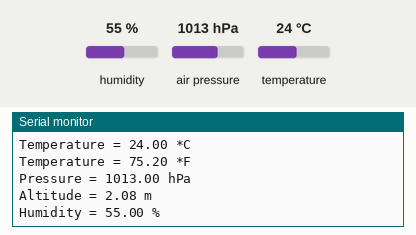
Recording of a program running on a simulated ESP32. Parts: the last lines printed to the serial monitor. Inputs (shaded band) come from the test bench; at power-on: air pressure 1013 hPa, humidity 55 %, temperature 24 °C. WiFi joins after 1.5 s; servers stay silent unless stated; storage starts empty.

Above: at 3.2 s.
3.3 s: air pressure set to 1000 hPa
At 3.3 s:
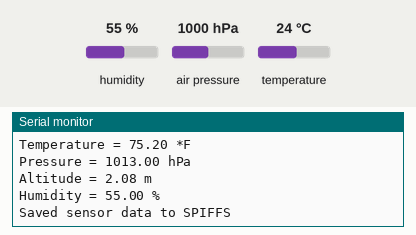
6.4 s: humidity set to 22 %
At 7.0 s:
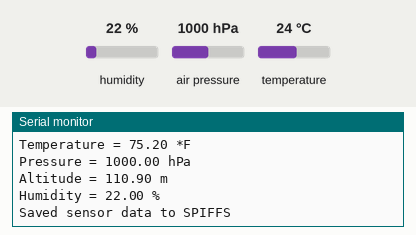

The program:

main.cpp
```cpp
/*
Titre : Projet Final
Auteur: Adonis Rebano
Date : 06/04/2023
Description : Creation d'un objet intelligent avec une page web affichant les informations et envoi
              des données en utilisant JSON
Version : 0.0.1

*/

/*-----on faire notre declaration pour la librairie dont on besoin dans notre projet-----*/
#include <Arduino.h>
#include <WiFi.h>
#include <Wire.h>
#include <Adafruit_BME280.h>
#include <Adafruit_Sensor.h>
#include <AsyncTCP.h>
#include <ESPAsyncWebServer.h>
#include <AsyncElegantOTA.h>
#include <SPIFFS.h>

#define SEALEVELPRESSURE_HPA (1013.25)          /* On utilise cette variable pour estimer l'altitude
                                                   à partir d'une pression donnée en la comparant à
                                                   la pression au niveau de la mer. */

/*-----on definit notre SSID et notre mot de passe------*/
const char* ssid = "BELL209";
const char* password = "65E14F2C5217";

// const char* ssid = "UNIFI_IDO1";
// const char* password = "42Bidules!";

/*-----on definit le delai different qu'on utilise dans notre projet*/
unsigned long delayTime;
unsigned long lastTime = 0;
unsigned long timerDelay = 500;

Adafruit_BME280 bme;                             /* Puisqu'on utilise I2C, on a juste besoin de créer
                                                    une classe et un objet */

/*-----on definit nos variables-----*/
float temperatureC;
float temperatureF;
float pressure;
float altitude;
float humidity;

/*-----on creé une fonctionne pour afficher des données sur le moniteur série-----*/
void printValues() {
  Serial.print("Temperature = ");
  Serial.print(bme.readTemperature());
  Serial.println(" *C");

  Serial.print("Temperature = ");
  Serial.print(1.8 * bme.readTemperature() + 32);
  Serial.println(" *F");

  Serial.print("Pressure = ");
  Serial.print(bme.readPressure() / 100.0F);
  Serial.println(" hPa");

  Serial.print("Altitude = ");
  Serial.print(bme.readAltitude(SEALEVELPRESSURE_HPA));
  Serial.println(" m");

  Serial.print("Humidity = ");
  Serial.print(bme.readHumidity());
  Serial.println(" %");

  Serial.println();
  delayTime = 3000;
}

AsyncWebServer server(80);                      // on crée une AsyncWebServer objet sur le port 80
AsyncEventSource events("/events");             // on crée une AsyncEventSource sur /events

/*-----on crée une fonctionne pour initialiser notre BME-----*/
void initBME(){
    if (!bme.begin(0x76)) {
    Serial.println("Could not find a valid BME280 sensor, check wiring!");
    while (1);
  }
}

/*-----on crée une fonctionne pour obtenir des valeurs dans notre BME-----*/
void getSensorReadings(){
  temperatureC = bme.readTemperature();
  temperatureF = 1.8 * bme.readTemperature() + 32;
  pressure = bme.readPressure()/ 100.0F;
  altitude = bme.readAltitude(SEALEVELPRESSURE_HPA);
  humidity = bme.readHumidity();
}

/*-----on crée une fonctionne pour initialiser notre WiFi-----*/
void initWiFi() {
    WiFi.mode(WIFI_STA);
    WiFi.begin(ssid, password);
    Serial.print("Connecting to WiFi ..");
    while (WiFi.status() != WL_CONNECTED) {
        Serial.print('.');
        delay(1000);
    }
    Serial.println(WiFi.localIP());
}

/*-----on crée la base pour notre HTML qui on peut modifier par l'OTA-----*/
const char index_html[] PROGMEM = R"rawliteral(
<!DOCTYPE html>
<html>
<head>
    <title>ESP32 Station Meteo</title>
    <meta name="viewport" content="width=device-width, initial-scale=1">
    <link rel="icon" href="data:,">
    <style>
        body {
            text-align: center;
            font-family: "Trebuchet MS", Arial;
        }
        table {
            border-collapse: collapse;
            width: 55%;
            margin-left: auto;
            margin-right: auto;
        }
        th {
            padding: 12px;
            background-color: #c74a4a;
            color: white;
        }
        tr {
            border: 1px solid #ddd;
            padding: 12px;
        }
        tr:hover {
            background-color: #bcbcbc;
        }
        td {
            border: none;
            padding: 12px;
        }
        .sensor {
            color: white;
            font-weight: bold;
            background-color: #bcbcbc;
            padding: 1px;
        }
    </style>
</head>
<body>
    <h1>ESP32 Station Meteo</h1>
    <table>
        <tr>
            <th colspan="3" style="text-align:center">MEASUREMENT VALUE</th>
        </tr>
        <tr>
            <td>Temperature (&#8451;)</td>
            <td><span id="tempC"></span></td>
            <td><strong>&#8451;</strong></td>
        </tr>
        <tr>
            <td>Temperature (&#8457;)</td>
            <td><span id="tempF"></span></td>
            <td><strong>&#8457;</strong></td>
        </tr>
        <tr>
            <td>Pressure</td>
            <td><span id="press"></span></td>
            <td><strong>hPa</strong></td>
        </tr>
        <tr>
            <td>Altitude</td>
            <td><span id="alt"></span></td>
            <td><strong>m</strong></td>
        </tr>
        <tr>
            <td>Humidity</td>
            <td><span id="hum"></span></td>
            <td><strong>%</strong></td>
        </tr>
      <script>
      if (!!window.EventSource) {
      var source = new EventSource('/events');

      source.addEventListener('open', function(e) {
        console.log("Events Connected");
      }, false);
      source.addEventListener('error', function(e) {
        if (e.target.readyState != EventSource.OPEN) {
          console.log("Events Disconnected");
        }
      }, false);

      source.addEventListener('message', function(e) {
        console.log("message", e.data);
      }, false);

      source.addEventListener('temperatureC', function(e) {
        console.log("temperatureC", e.data);
        document.getElementById("tempC").innerHTML = e.data;
      }, false);

      source.addEventListener('temperatureF', function(e) {
        console.log("temperatureF", e.data);
        document.getElementById("tempF").innerHTML = e.data;
      }, false);

      source.addEventListener('pressure', function(e) {
        console.log("pressure", e.data);
        document.getElementById("press").innerHTML = e.data;
      }, false);

      source.addEventListener('altitude', function(e) {
        console.log("altitude", e.data);
        document.getElementById("alt").innerHTML = e.data;
      }, false);

      source.addEventListener('humidity', function(e) {
        console.log("humidity", e.data);
        document.getElementById("hum").innerHTML = e.data;
      }, false);

      }
</script>
</body>
</html>
)rawliteral";

void setup() {
  Serial.begin(9600);                           //  on fait notre initialisation pour le moniteur série,
  initWiFi();                                   //  notre WiFi
  initBME();                                    //  et BME280

  // on gére les demandes des clients et on servir la page web sur la racine /
    server.on("/", HTTP_GET, [](AsyncWebServerRequest *request){
    request->send_P(200, "text/html", index_html);
  });

  // on gére des événements du serveur Web
  events.onConnect([](AsyncEventSourceClient *client){
    if(client->lastId()){
      Serial.printf("Client reconnected! Last message ID that it got is: %u\n", client->lastId());
    }
    /* ensuite, on envoie un événement avec le message "hello !", l'ID de l'heure actuelle et définir
       le délai de reconnexion à 1 seconde. */
    client->send("hello!", NULL, millis(), 10000);
  });

  AsyncElegantOTA.begin(&server);               // on demarre ElegantOTA, le serveur et notre handler
  server.begin();                               // pour l'événement
  server.addHandler(&events);

  Serial.println("HTTP server started");

  // on initialise notre SPIFFS
  if (!SPIFFS.begin()) {
    Serial.println("Failed to mount file system");
    return;
  }
  Serial.println("Mounted file system");

  // on servi des donnees JSON du SPIFFS et on peut acceder des donnes actuelle sur /data.json
  server.on("/data.json", HTTP_GET, [](AsyncWebServerRequest *request){
    request->send(SPIFFS, "/data.json", "application/json");
  });

}

void loop() {

  if ((millis() - lastTime) > timerDelay) {
    getSensorReadings();
    Serial.println();

    // on envoie des événements au client Web avec les lectures des capteurs getSensorReadings();.
    events.send("ping",NULL,millis());
    events.send(String(temperatureC).c_str(),"temperatureC",millis());
    events.send(String(temperatureF).c_str(),"temperatureF",millis());
    events.send(String(pressure).c_str(),"pressure",millis());
    events.send(String(altitude).c_str(),"altitude",millis());
    events.send(String(humidity).c_str(),"humidity",millis());

    lastTime = millis();
  }

  if (!isnan(temperatureC) && !isnan(temperatureF) && !isnan(pressure) && !isnan(altitude) && !isnan(humidity)) {
    printValues();

    // on enregistre les données des capteurs sur la mémoire SPIFFS dans le dossier qu'on a crée /data
    File file = SPIFFS.open("/data.json", FILE_WRITE);
    if (file) {
      file.print("{");
      file.print("\"temperatureC\":");
      file.print(temperatureC);
      file.print(",");
      file.print("\"temperatureF\":");
      file.print(temperatureF);
      file.print(",");
      file.print("\"pressure\":");
      file.print(pressure);
      file.print(",");
      file.print("\"altitude\":");
      file.print(altitude);
      file.print(",");
      file.print("\"humidity\":");
      file.print(humidity);
      file.print("}");
      file.close();
      Serial.println("Saved sensor data to SPIFFS");
    }
    else {
      Serial.println("Failed to open file for writing");
    }
  }
  else {
    Serial.println("Failed to read sensor data");
  }

  // on ajoute un delai d'un second
  delay(1000);
}
```

Measured:
- after the input at 6.4 s, the serial monitor: prints a new line after 0.05 s (image 2)
